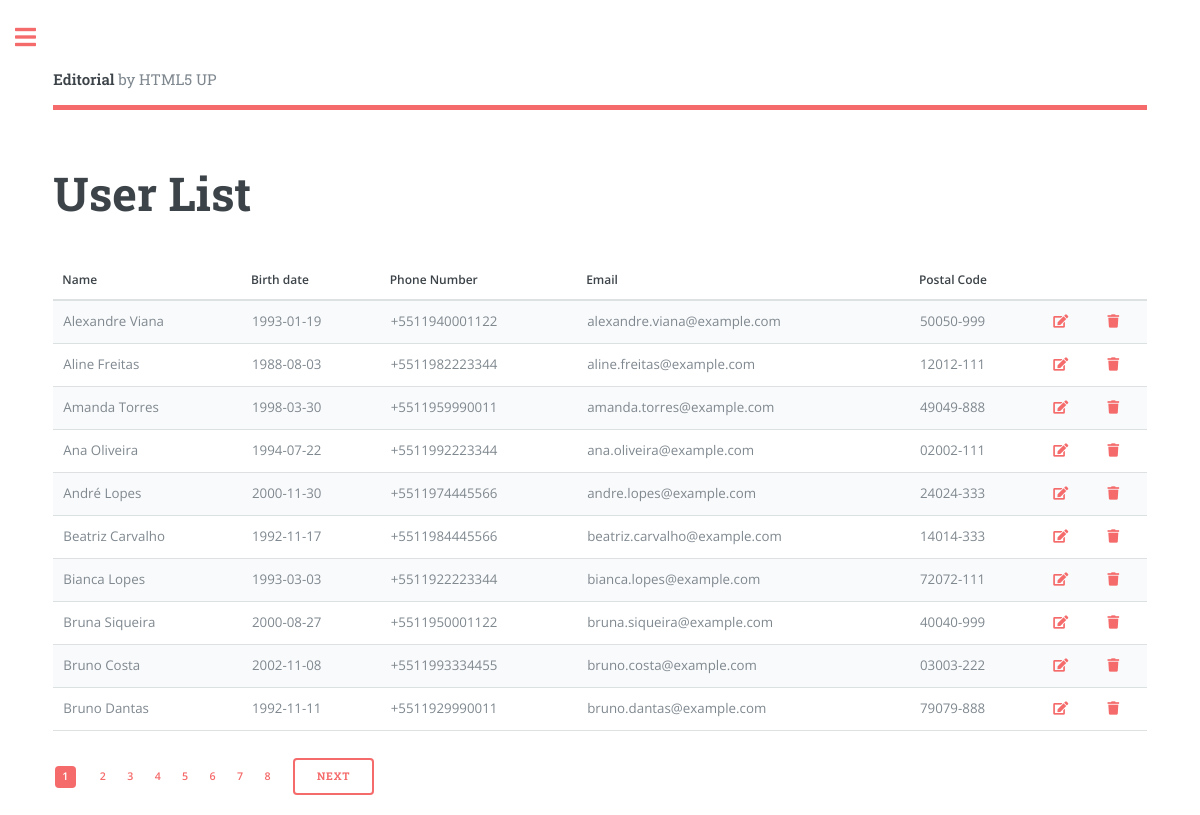
The page / on the database its author committed.
### tables this page shows
CREATE TABLE IF NOT EXISTS `users` (
    `id` BIGINT NOT NULL AUTO_INCREMENT PRIMARY KEY,
    `name` VARCHAR(100) NOT NULL,
    `birthdate` DATE,
    `phone` VARCHAR(20),
    `email` VARCHAR(100) NOT NULL,
    `postalcode` VARCHAR(20)
);

### controllers/AbstractController.php (called while the page is built, shortened)
<?php
abstract class AbstractController{
    protected function render($view, $params){
        extract($params);
        require __DIR__ . '../../views/' . $view . '.php';
        $contents = ob_get_clean();
        require __DIR__ . '../../views/layout.php';
    }
}

### controllers/UserController.php (called while the page is built, shortened)
<?php
class UserController extends AbstractController{
    private $userRepository;
    public function __construct($userRepository) {
        $this->userRepository = $userRepository;
    }
    public function list(){
        $limitPerPage = 10;
        $page = (isset($_GET['page']) && (int) $_GET['page'] > 0) ? (int) $_GET['page'] : 1;
        $count = $this->userRepository->countRows();
        $this->render('user/list', [
            'rows' =>  $this->userRepository->fetchAll($limitPerPage, $page),
            'count' =>  $count,
            'limitPerPage' => $limitPerPage,
            'page' => $page,
            'pagesCount' => ceil($count / $limitPerPage)
        ]);
    }
}

### index.php (called while the page is built, shortened)
<?php
require __DIR__ . '/inc/htmlspecialchars.php';
require __DIR__ . '/inc/dbconnection.php';
$action = $_GET['action'] ?? 'list';
$repository = new $repositoryClass($pdo);
$controller = new $controllerClass($repository);
$controller->$action();

### models/AbstractRepository.php (called while the page is built, shortened)
<?php
abstract class AbstractRepository{
    protected function buildPaginationQuery(int $limitPerPage, int $page): string{
        $query = "";
        if($page > 0) {
            $query .= " LIMIT " . (($page - 1) * $limitPerPage);
            if($limitPerPage > 0) $query .= ", $limitPerPage";
        }
        return $query;
    }
}

### models/UserRepository.php (called while the page is built, shortened)
<?php
class UserRepository extends AbstractRepository{
    public function fetchAll(int $limit, int $page): array {
        $query = $this->pdo->prepare("SELECT * FROM users ORDER BY name" . $this->buildPaginationQuery($limit, $page));
        $query->execute();
        $query->setFetchMode(PDO::FETCH_CLASS, UserModel::class);
        return $query->fetchAll();
    }
}

### models/UserModel.php (called while the page is built, shortened)
<?php
class UserModel{
    private int $id = 0;
    private string $name = "";
    private ?string $birthdate = null;
    private ?string $phone = null;
    private string $email = "";
    private ?string $postalcode = null;
    public function getId(){
        return $this->id;
    }
    public function getName(){
        return $this->name;
    }
    public function getBirthDate(){
        return $this->birthdate;
    }
    public function getPhone(){
        return $this->phone;
    }
    public function getEmail(){
        return $this->email;
    }
    public function getPostalCode(){
        return $this->postalcode;
    }
}

### inc/htmlspecialchars.php (called while the page is built)
<?php
function protectedVariableText($string){
    return htmlspecialchars($string, ENT_QUOTES, 'UTF-8');
}

### views/user/list.php (the view, shortened to what this page needs)
<header class="main">
    <h1>User List</h1>
</header>
<div class="row gtr-200">
    <div class="col-12 col-12-medium">
        <div class="table-wrapper">
            <table>
                <thead>
                    <tr>
                        <th>Name</th>
                        <th>Birth date</th>
                        <th>Phone Number</th>
                        <th>Email</th>
                        <th>Postal Code</th>
                        <th></th>
                        <th></th>
                    </tr>
                </thead>
                <tbody>
                    <?php foreach($rows as $user): ?>
                        <tr>
                            <td><?= protectedVariableText($user->getName()); ?></td>
                            <td><?= protectedVariableText($user->getBirthDate()); ?></td>
                            <td><?= protectedVariableText($user->getPhone()); ?></td>
                            <td><?= protectedVariableText($user->getEmail()); ?></td>
                            <td><?= protectedVariableText($user->getPostalCode()); ?></td>
                            <td>
                                <a href="<?= "index.php?" . http_build_query(['controller' => 'user', 'action' => 'update', 'id' => protectedVariableText($user->getId())]) ?>" class="icon solid fa-edit">
                                </a>
                            </td>
                            <td>
                                <a onclick="deleteUser(<?= protectedVariableText($user->getId()); ?>)" class="icon solid fa-trash">
                                </a>
                            </td>
                        </tr>
                    <?php endforeach; ?>
                </tbody>
            </table>
            <?php require __DIR__ . '../../../views/pagination.php'; ?>
        </div>
    </div>
</div>

### views/pagination.php (shortened to what this page needs)
<ul class="pagination">
    <li><a class="page active"><?= $page ?></a></li>
    <?php for($fowardIndex = $page + 1; $fowardIndex <= $pagesCount; $fowardIndex++): ?>
        <li><a href="<?= "index.php?" . http_build_query(array_merge($_GET, ['page' => $fowardIndex])) ?>" class="page"><?= $fowardIndex ?></a></li>
    <?php endfor; ?>
    <?php if($page < $pagesCount): ?>
        <li><a href="<?= "index.php?" . http_build_query(array_merge($_GET, ['page' => $page + 1])) ?>" class="button">Next</a></li>
    <?php endif; ?>
</ul>

### views/layout.php (shortened to what this page needs)
<!DOCTYPE HTML>
<html>
	<head>
		<link rel="stylesheet" href="views/assets/css/main.css" />
	</head>
	<body class="is-preload">
        <div id="wrapper">
            <div id="main">
                <div class="inner">
                    <header id="header">
                        <a href="index.html" class="logo"><strong>Editorial</strong> by HTML5 UP</a>
                    </header>
                    <section>
                        <?= $contents; ?>
                    </section>
                </div>
            </div>
        </div>
	</body>
</html>

### rows shown on the page
users: name "Alexandre Viana", birthdate "1993-01-19", phone "+5511940001122", email "alexandre.viana@example.com", postalcode "50050-999"
users: name "Aline Freitas", birthdate "1988-08-03", phone "+5511982223344", email "aline.freitas@example.com", postalcode "12012-111"
users: name "Amanda Torres", birthdate "1998-03-30", phone "+5511959990011", email "amanda.torres@example.com", postalcode "49049-888"
users: name "Ana Oliveira", birthdate "1994-07-22", phone "+5511992223344", email "ana.oliveira@example.com", postalcode "02002-111"
users: name "André Lopes", birthdate "2000-11-30", phone "+5511974445566", email "andre.lopes@example.com", postalcode "24024-333"
users: name "Beatriz Carvalho", birthdate "1992-11-17", phone "+5511984445566", email "beatriz.carvalho@example.com", postalcode "14014-333"
users: name "Bianca Lopes", birthdate "1993-03-03", phone "+5511922223344", email "bianca.lopes@example.com", postalcode "72072-111"
users: name "Bruna Siqueira", birthdate "2000-08-27", phone "+5511950001122", email "bruna.siqueira@example.com", postalcode "40040-999"
users: name "Bruno Costa", birthdate "2002-11-08", phone "+5511993334455", email "bruno.costa@example.com", postalcode "03003-222"
users: name "Bruno Dantas", birthdate "1992-11-11", phone "+5511929990011", email "bruno.dantas@example.com", postalcode "79079-888"

### other values the page prints
$page "1"
